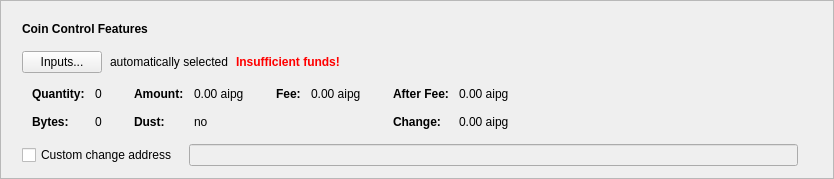
      <widget class="QFrame" name="frameCoinControl">
       <property name="sizePolicy">
        <sizepolicy hsizetype="Expanding" vsizetype="Fixed">
         <horstretch>0</horstretch>
         <verstretch>0</verstretch>
        </sizepolicy>
       </property>
       <property name="frameShape">
        <enum>QFrame::StyledPanel</enum>
       </property>
       <property name="frameShadow">
        <enum>QFrame::Raised</enum>
       </property>
       <layout class="QVBoxLayout" name="verticalLayout_2">
        <item>
         <layout class="QVBoxLayout" name="verticalLayoutCoinControl" stretch="0,0,0,0,0">
          <property name="spacing">
           <number>0</number>
          </property>
          <property name="sizeConstraint">
           <enum>QLayout::SetDefaultConstraint</enum>
          </property>
          <property name="leftMargin">
           <number>10</number>
          </property>
          <property name="topMargin">
           <number>10</number>
          </property>
          <item>
           <layout class="QHBoxLayout" name="horizontalLayoutCoinControl1">
            <property name="bottomMargin">
             <number>15</number>
            </property>
            <item>
             <widget class="QLabel" name="labelCoinControlFeatures">
              <property name="sizePolicy">
               <sizepolicy hsizetype="Preferred" vsizetype="Maximum">
                <horstretch>0</horstretch>
                <verstretch>0</verstretch>
               </sizepolicy>
              </property>
              <property name="font">
               <font>
                <weight>75</weight>
                <bold>true</bold>
               </font>
              </property>
              <property name="styleSheet">
               <string notr="true">font-weight:bold;</string>
              </property>
              <property name="text">
               <string>Coin Control Features</string>
              </property>
             </widget>
            </item>
           </layout>
          </item>
          <item>
           <layout class="QHBoxLayout" name="horizontalLayoutCoinControl2" stretch="0,0,0,0">
            <property name="spacing">
             <number>8</number>
            </property>
            <property name="bottomMargin">
             <number>10</number>
            </property>
            <item>
             <widget class="QPushButton" name="pushButtonCoinControl">
              <property name="styleSheet">
               <string notr="true"/>
              </property>
              <property name="text">
               <string>Inputs...</string>
              </property>
              <property name="autoDefault">
               <bool>false</bool>
              </property>
             </widget>
            </item>
            <item>
             <widget class="QLabel" name="labelCoinControlAutomaticallySelected">
              <property name="text">
               <string>automatically selected</string>
              </property>
              <property name="margin">
               <number>5</number>
              </property>
             </widget>
            </item>
            <item>
             <widget class="QLabel" name="labelCoinControlInsuffFunds">
              <property name="font">
               <font>
                <weight>75</weight>
                <bold>true</bold>
               </font>
              </property>
              <property name="styleSheet">
               <string notr="true">color:red;font-weight:bold;</string>
              </property>
              <property name="text">
               <string>Insufficient funds!</string>
              </property>
              <property name="margin">
               <number>5</number>
              </property>
             </widget>
            </item>
            <item>
             <spacer name="horizontalSpacerCoinControl">
              <property name="orientation">
               <enum>Qt::Horizontal</enum>
              </property>
              <property name="sizeHint" stdset="0">
               <size>
                <width>40</width>
                <height>1</height>
               </size>
              </property>
             </spacer>
            </item>
           </layout>
          </item>
          <item>
           <widget class="QWidget" name="widgetCoinControl" native="true">
            <property name="sizePolicy">
             <sizepolicy hsizetype="Preferred" vsizetype="Preferred">
              <horstretch>0</horstretch>
              <verstretch>0</verstretch>
             </sizepolicy>
            </property>
            <property name="minimumSize">
             <size>
              <width>0</width>
              <height>0</height>
             </size>
            </property>
            <property name="styleSheet">
             <string notr="true"/>
            </property>
            <layout class="QHBoxLayout" name="horizontalLayoutCoinControl5">
             <property name="leftMargin">
              <number>0</number>
             </property>
             <property name="topMargin">
              <number>0</number>
             </property>
             <property name="rightMargin">
              <number>0</number>
             </property>
             <property name="bottomMargin">
              <number>0</number>
             </property>
             <item>
              <layout class="QHBoxLayout" name="horizontalLayoutCoinControl3" stretch="0,0,0,1">
               <property name="spacing">
                <number>20</number>
               </property>
               <property name="topMargin">
                <number>0</number>
               </property>
               <property name="bottomMargin">
                <number>10</number>
               </property>
               <item>
                <layout class="QFormLayout" name="formLayoutCoinControl1">
                 <property name="horizontalSpacing">
                  <number>10</number>
                 </property>
                 <property name="verticalSpacing">
                  <number>14</number>
                 </property>
                 <property name="leftMargin">
                  <number>10</number>
                 </property>
                 <property name="topMargin">
                  <number>4</number>
                 </property>
                 <property name="rightMargin">
                  <number>6</number>
                 </property>
                 <item row="0" column="0">
                  <widget class="QLabel" name="labelCoinControlQuantityText">
                   <property name="font">
                    <font>
                     <weight>75</weight>
                     <bold>true</bold>
                    </font>
                   </property>
                   <property name="text">
                    <string>Quantity:</string>
                   </property>
                   <property name="margin">
                    <number>0</number>
                   </property>
                  </widget>
                 </item>
                 <item row="0" column="1">
                  <widget class="QLabel" name="labelCoinControlQuantity">
                   <property name="cursor">
                    <cursorShape>IBeamCursor</cursorShape>
                   </property>
                   <property name="contextMenuPolicy">
                    <enum>Qt::ActionsContextMenu</enum>
                   </property>
                   <property name="text">
                    <string notr="true">0</string>
                   </property>
                   <property name="margin">
                    <number>0</number>
                   </property>
                   <property name="textInteractionFlags">
                    <set>Qt::LinksAccessibleByMouse|Qt::TextSelectableByKeyboard|Qt::TextSelectableByMouse</set>
                   </property>
                  </widget>
                 </item>
                 <item row="1" column="0">
                  <widget class="QLabel" name="labelCoinControlBytesText">
                   <property name="font">
                    <font>
                     <weight>75</weight>
                     <bold>true</bold>
                    </font>
                   </property>
                   <property name="text">
                    <string>Bytes:</string>
                   </property>
                  </widget>
                 </item>
                 <item row="1" column="1">
                  <widget class="QLabel" name="labelCoinControlBytes">
                   <property name="cursor">
                    <cursorShape>IBeamCursor</cursorShape>
                   </property>
                   <property name="contextMenuPolicy">
                    <enum>Qt::ActionsContextMenu</enum>
                   </property>
                   <property name="text">
                    <string notr="true">0</string>
                   </property>
                   <property name="textInteractionFlags">
                    <set>Qt::LinksAccessibleByMouse|Qt::TextSelectableByKeyboard|Qt::TextSelectableByMouse</set>
                   </property>
                  </widget>
                 </item>
                </layout>
               </item>
               <item>
                <layout class="QFormLayout" name="formLayoutCoinControl2">
                 <property name="horizontalSpacing">
                  <number>10</number>
                 </property>
                 <property name="verticalSpacing">
                  <number>14</number>
                 </property>
                 <property name="leftMargin">
                  <number>6</number>
                 </property>
                 <property name="topMargin">
                  <number>4</number>
                 </property>
                 <property name="rightMargin">
                  <number>6</number>
                 </property>
                 <item row="0" column="0">
                  <widget class="QLabel" name="labelCoinControlAmountText">
                   <property name="font">
                    <font>
                     <weight>75</weight>
                     <bold>true</bold>
                    </font>
                   </property>
                   <property name="text">
                    <string>Amount:</string>
                   </property>
                   <property name="margin">
                    <number>0</number>
                   </property>
                  </widget>
                 </item>
                 <item row="0" column="1">
                  <widget class="QLabel" name="labelCoinControlAmount">
                   <property name="cursor">
                    <cursorShape>IBeamCursor</cursorShape>
                   </property>
                   <property name="contextMenuPolicy">
                    <enum>Qt::ActionsContextMenu</enum>
                   </property>
                   <property name="text">
                    <string notr="true">0.00 aipg</string>
                   </property>
                   <property name="textInteractionFlags">
                    <set>Qt::LinksAccessibleByMouse|Qt::TextSelectableByKeyboard|Qt::TextSelectableByMouse</set>
                   </property>
                  </widget>
                 </item>
                 <item row="1" column="0">
                  <widget class="QLabel" name="labelCoinControlLowOutputText">
                   <property name="font">
                    <font>
                     <weight>75</weight>
                     <bold>true</bold>
                    </font>
                   </property>
                   <property name="text">
                    <string>Dust:</string>
                   </property>
                  </widget>
                 </item>
                 <item row="1" column="1">
                  <widget class="QLabel" name="labelCoinControlLowOutput">
                   <property name="cursor">
                    <cursorShape>IBeamCursor</cursorShape>
                   </property>
                   <property name="contextMenuPolicy">
                    <enum>Qt::ActionsContextMenu</enum>
                   </property>
                   <property name="text">
                    <string notr="true">no</string>
                   </property>
                   <property name="textInteractionFlags">
                    <set>Qt::LinksAccessibleByMouse|Qt::TextSelectableByKeyboard|Qt::TextSelectableByMouse</set>
                   </property>
                  </widget>
                 </item>
                </layout>
               </item>
               <item>
                <layout class="QFormLayout" name="formLayoutCoinControl3">
                 <property name="horizontalSpacing">
                  <number>10</number>
                 </property>
                 <property name="verticalSpacing">
                  <number>14</number>
                 </property>
                 <property name="leftMargin">
                  <number>6</number>
                 </property>
                 <property name="topMargin">
                  <number>4</number>
                 </property>
                 <property name="rightMargin">
                  <number>6</number>
                 </property>
                 <item row="0" column="0">
                  <widget class="QLabel" name="labelCoinControlFeeText">
                   <property name="font">
                    <font>
                     <weight>75</weight>
                     <bold>true</bold>
                    </font>
                   </property>
                   <property name="text">
                    <string>Fee:</string>
                   </property>
                   <property name="margin">
                    <number>0</number>
                   </property>
                  </widget>
                 </item>
                 <item row="0" column="1">
                  <widget class="QLabel" name="labelCoinControlFee">
                   <property name="cursor">
                    <cursorShape>IBeamCursor</cursorShape>
                   </property>
                   <property name="contextMenuPolicy">
                    <enum>Qt::ActionsContextMenu</enum>
                   </property>
                   <property name="text">
                    <string notr="true">0.00 aipg</string>
                   </property>
                   <property name="textInteractionFlags">
                    <set>Qt::LinksAccessibleByMouse|Qt::TextSelectableByKeyboard|Qt::TextSelectableByMouse</set>
                   </property>
                  </widget>
                 </item>
                </layout>
               </item>
               <item>
                <layout class="QFormLayout" name="formLayoutCoinControl4">
                 <property name="horizontalSpacing">
                  <number>10</number>
                 </property>
                 <property name="verticalSpacing">
                  <number>14</number>
                 </property>
                 <property name="leftMargin">
                  <number>6</number>
                 </property>
                 <property name="topMargin">
                  <number>4</number>
                 </property>
                 <property name="rightMargin">
                  <number>6</number>
                 </property>
                 <item row="0" column="0">
                  <widget class="QLabel" name="labelCoinControlAfterFeeText">
                   <property name="font">
                    <font>
                     <weight>75</weight>
                     <bold>true</bold>
                    </font>
                   </property>
                   <property name="text">
                    <string>After Fee:</string>
                   </property>
                   <property name="margin">
                    <number>0</number>
                   </property>
                  </widget>
                 </item>
                 <item row="0" column="1">
                  <widget class="QLabel" name="labelCoinControlAfterFee">
                   <property name="cursor">
                    <cursorShape>IBeamCursor</cursorShape>
                   </property>
                   <property name="contextMenuPolicy">
                    <enum>Qt::ActionsContextMenu</enum>
                   </property>
                   <property name="text">
                    <string notr="true">0.00 aipg</string>
                   </property>
                   <property name="textInteractionFlags">
                    <set>Qt::LinksAccessibleByMouse|Qt::TextSelectableByKeyboard|Qt::TextSelectableByMouse</set>
                   </property>
                  </widget>
                 </item>
                 <item row="1" column="0">
                  <widget class="QLabel" name="labelCoinControlChangeText">
                   <property name="font">
                    <font>
                     <weight>75</weight>
                     <bold>true</bold>
                    </font>
                   </property>
                   <property name="text">
                    <string>Change:</string>
                   </property>
                  </widget>
                 </item>
                 <item row="1" column="1">
                  <widget class="QLabel" name="labelCoinControlChange">
                   <property name="cursor">
                    <cursorShape>IBeamCursor</cursorShape>
                   </property>
                   <property name="contextMenuPolicy">
                    <enum>Qt::ActionsContextMenu</enum>
                   </property>
                   <property name="text">
                    <string notr="true">0.00 aipg</string>
                   </property>
                   <property name="textInteractionFlags">
                    <set>Qt::LinksAccessibleByMouse|Qt::TextSelectableByKeyboard|Qt::TextSelectableByMouse</set>
                   </property>
                  </widget>
                 </item>
                </layout>
               </item>
              </layout>
             </item>
            </layout>
           </widget>
          </item>
          <item>
           <layout class="QHBoxLayout" name="horizontalLayoutCoinControl4" stretch="0,0,0">
            <property name="spacing">
             <number>12</number>
            </property>
            <property name="sizeConstraint">
             <enum>QLayout::SetDefaultConstraint</enum>
            </property>
            <property name="topMargin">
             <number>5</number>
            </property>
            <property name="rightMargin">
             <number>5</number>
            </property>
            <item>
             <widget class="QCheckBox" name="checkBoxCoinControlChange">
              <property name="toolTip">
               <string>If this is activated, but the change address is empty or invalid, change will be sent to a newly generated address.</string>
              </property>
              <property name="text">
               <string>Custom change address</string>
              </property>
             </widget>
            </item>
            <item>
             <widget class="QValidatedLineEdit" name="lineEditCoinControlChange">
              <property name="enabled">
               <bool>false</bool>
              </property>
              <property name="sizePolicy">
               <sizepolicy hsizetype="Expanding" vsizetype="Fixed">
                <horstretch>0</horstretch>
                <verstretch>0</verstretch>
               </sizepolicy>
              </property>
             </widget>
            </item>
            <item>
             <widget class="QLabel" name="labelCoinControlChangeLabel">
              <property name="sizePolicy">
               <sizepolicy hsizetype="Preferred" vsizetype="Expanding">
                <horstretch>0</horstretch>
                <verstretch>0</verstretch>
               </sizepolicy>
              </property>
              <property name="minimumSize">
               <size>
                <width>0</width>
                <height>0</height>
               </size>
              </property>
              <property name="text">
               <string/>
              </property>
              <property name="margin">
               <number>3</number>
              </property>
             </widget>
            </item>
           </layout>
          </item>
          <item>
           <spacer name="verticalSpacerCoinControl">
            <property name="orientation">
             <enum>Qt::Vertical</enum>
            </property>
            <property name="sizeType">
             <enum>QSizePolicy::Expanding</enum>
            </property>
            <property name="sizeHint" stdset="0">
             <size>
              <width>800</width>
              <height>1</height>
             </size>
            </property>
           </spacer>
          </item>
         </layout>
        </item>
       </layout>
      </widget>
